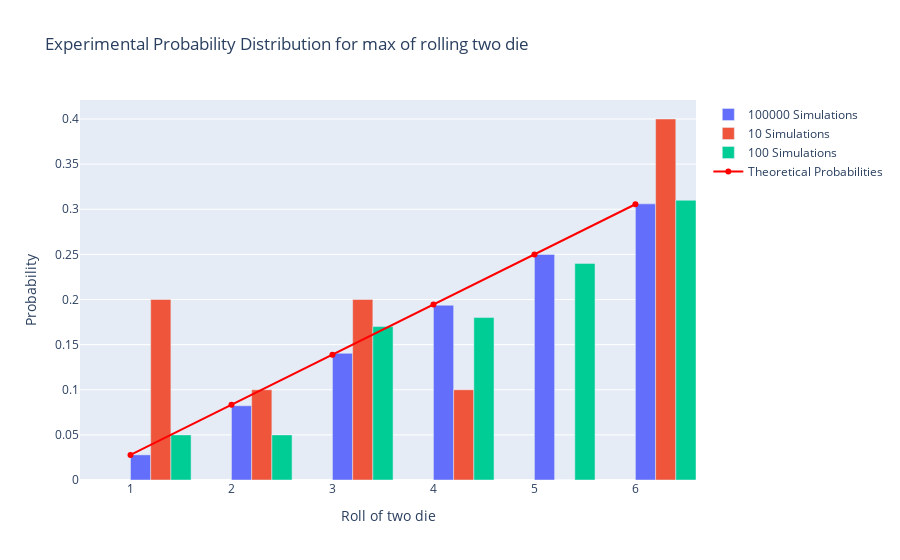

Here is the notebook cell this chart was saved with:
### Markdown cell above
I can help you optimize the description of your simulation by providing some suggestions and tips. Here are some possible ways to improve your description:

- Use bullet points or numbered lists to organize your information and make it easier to read.
- Use headings and subheadings to divide your text into sections and highlight the main topics.
- Use clear and concise language and avoid unnecessary jargon or technical terms.
- Use examples or diagrams to illustrate your concepts and methods.
- Use transitions and connectors to link your sentences and paragraphs and show the logical flow of your ideas.
- Use active voice and present tense to describe your simulation and results.
- Use proper grammar, spelling, and punctuation to avoid errors and confusion.

Here is an example of how you could rewrite your description using some of these suggestions:

## Simulating the Maximum Outcome of Two Fair Dice Rolls

### Objective
The objective of this simulation is to roll two fair six-sided dice and calculate the experimental probabilities for the maximum outcome of the two dice.

### Sample Space
The sample space consists of all possible outcomes, ranging from 1 to 6 for each die.

### Probabilities
The theoretical probabilities for the maximum outcome of two fair dice are:

- Max Outcome of 1: Probability = $\frac{1}{36}$
- Max Outcome of 2: Probability = $\frac{3}{36}$
- Max Outcome of 3: Probability = $\frac{5}{36}$
- Max Outcome of 4: Probability = $\frac{7}{36}$
- Max Outcome of 5: Probability = $\frac{9}{36}$
- Max Outcome of 6: Probability = $\frac{11}{36}$

### Code cell
sample_space = range(1,7)
# Actual probabilities (since it's the sum of two fair six-sided dice)
actual_probabilities = [1/36, 3/36, 5/36, 7/36, 9/36, 11/36]

# Number of simulations
num_simulations_list = [ 100000 , 10, 100]
operation='max' 
no_of_die=2

# run the experiment 
df = run_experiment(num_simulations_list=num_simulations_list, actual_probabilities=actual_probabilities ,operation=operation , no_of_die=2 ,sample_space=sample_space)
title='Experimental Probability Distribution for max of rolling two die '
x_title = "Roll of two die"
plot_df(df=df , num_simulations_list=num_simulations_list ,title=title, x_title=x_title)

df

### Figure 1 — Plotly figure (JSON) as saved in the notebook; plotly's stock layout.template omitted (floating-point values rounded to 4 significant figures)
{"data": [{"name": "100000 Simulations", "offset": 0, "type": "bar", "width": 0.2, "x": [1, 2, 3, 4, 5, 6], "y": [0.02786, 0.08224, 0.1404, 0.1937, 0.2499, 0.306]}, {"name": "10 Simulations", "offset": 0.2, "type": "bar", "width": 0.2, "x": [1, 2, 3, 4, 5, 6], "y": [0.2, 0.1, 0.2, 0.1, 0, 0.4]}, {"name": "100 Simulations", "offset": 0.4, "type": "bar", "width": 0.2, "x": [1, 2, 3, 4, 5, 6], "y": [0.05, 0.05, 0.17, 0.18, 0.24, 0.31]}, {"line": {"color": "red"}, "mode": "lines+markers", "name": "Theoretical Probabilities", "type": "scatter", "x": [1, 2, 3, 4, 5, 6], "y": [0.02778, 0.08333, 0.1389, 0.1944, 0.25, 0.3056]}], "layout": {"barmode": "group", "title": {"text": "Experimental Probability Distribution for max of rolling two die "}, "xaxis": {"tickmode": "linear", "title": {"text": "Roll of two die"}}, "yaxis": {"title": {"text": "Probability"}}}}
